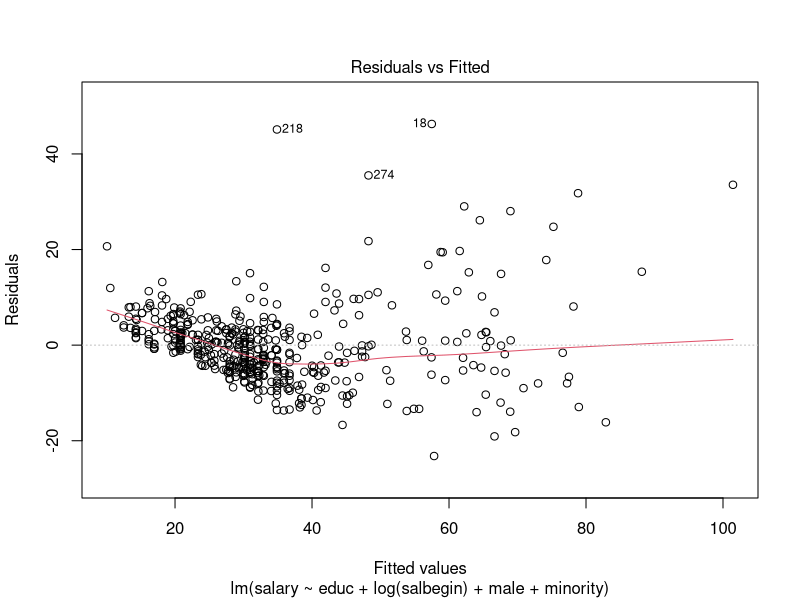
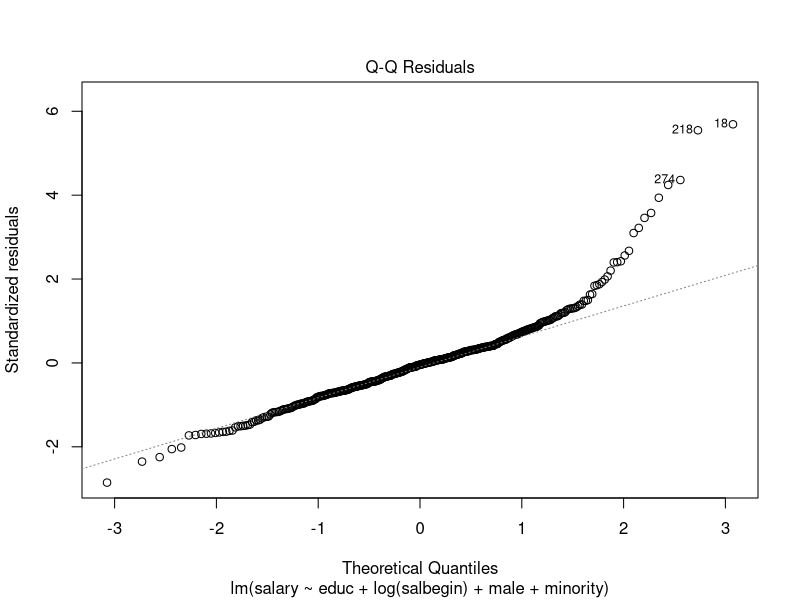
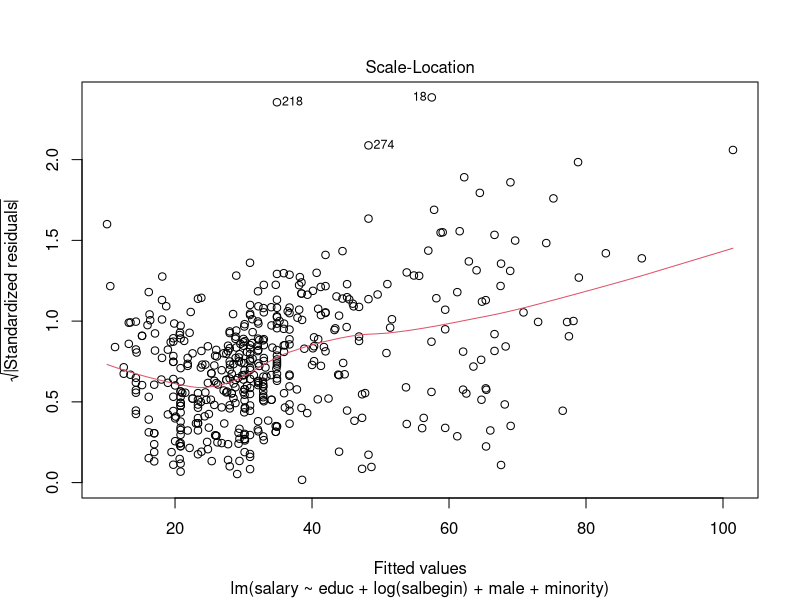
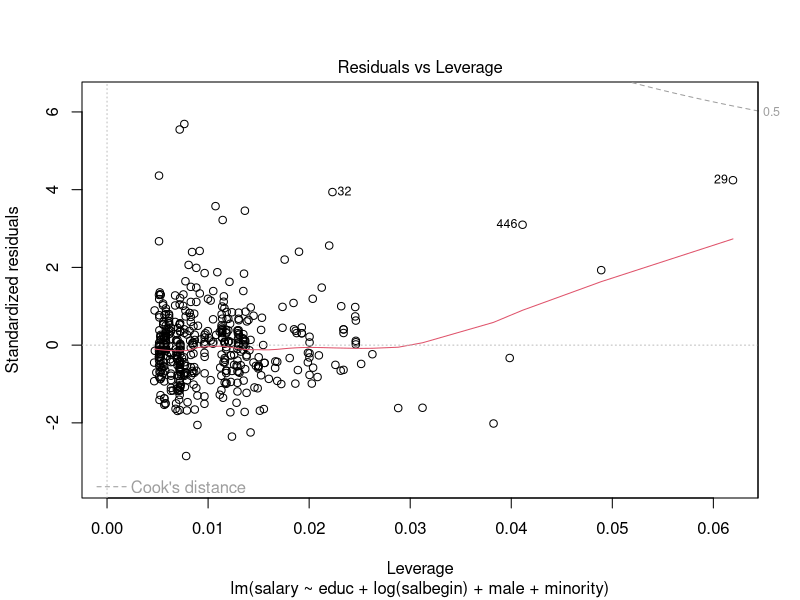

Generate these figures, in order, with R:
## ---- chunk 1
knitr::opts_chunk$set(echo = TRUE)
## ---- chunk 2
options(scipen = 999)
library(readr)
data1 <- read_csv("data1.csv")
model <- lm(salary ~ educ + log(salbegin) + male + minority, data = data1)
summary(model)
## ---- chunk 3
plot(model)
## ---- chunk 4
r=residuals(model)
res = r^2
summary(lm(res~educ + log(salbegin) + male + minority, data = data1))
## ---- chunk 5
LM = 0.1231*474
LM
## ---- chunk 6
1-pchisq(LM,4)
## ---- chunk 7
library(lmtest)
bptest(model)
